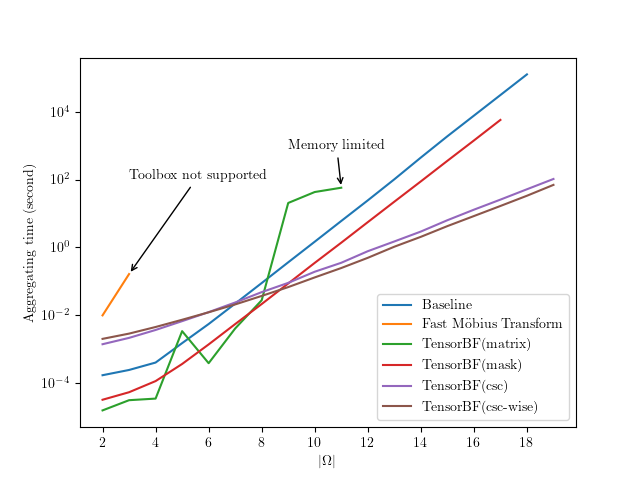

Generate this figure with Python:
#!/usr/bin/python
from sys import argv
import os
import sys
import inspect
from tqdm import tqdm
import pickle
import matplotlib.pyplot as plt
import shutil
from scipy.signal import savgol_filter

currentdir = os.path.dirname(os.path.abspath(inspect.getfile(inspect.currentframe())))
parentdir = os.path.dirname(currentdir)
sys.path.insert(0, parentdir) 
parentdir2 = os.path.dirname(parentdir)
sys.path.insert(0, parentdir2) 

dirname = os.path.dirname(__file__)
basename =os.path.basename(__file__)


from pyds.pyds import MassFunction
#from tensords.tensords import TensorMassFunction
#from tensords.tensords_mask import TensorMassFunctionMask


from itertools import product
from TestTool import *

params = { "text.usetex" : True,"font.family" : "serif", "font.serif" : ["Computer Modern Serif"]}
plt.rcParams.update(params)
data = {}

fig, ax = plt.subplots()
ax: plt.Axes = ax

file = open(dirname+'/' +'data_20240529_tensords_baseline.pickle', 'rb')
data1 = pickle.load(file)
x_baseline = [i['n'] for i in data1][0:]
y_baseline = [i['time'] for i in data1][0:]
file.close()


file = open(dirname+'/' +'data_20240529_tensords_matrix.pickle', 'rb')
data1 = pickle.load(file)
x_matrix = [i['n'] for i in data1][0:]
y_matrix = [i['time'] for i in data1][0:]
#y_matrix = savgol_filter(y_matrix,2,1)
file.close()

file = open(dirname+'/' +'data_20240529_tensords_mask.pickle', 'rb')
data1 = pickle.load(file)
x_mask = [i['n'] for i in data1][0:]
y_mask = [i['time'] for i in data1][0:]
file.close()

file = open(dirname+'/' +'data_20240529_tensords_mask_csc.pickle', 'rb')
data1 = pickle.load(file)
x_mask_csc = [i['n'] for i in data1][0:]
y_mask_csc = [i['time'] for i in data1][0:]
file.close()

file = open(dirname+'/' +'data_20240529_tensords_csc_wise.pickle', 'rb')
data1 = pickle.load(file)
x_csc_wise = [i['n'] for i in data1][0:]
y_csc_wise = [i['time'] for i in data1][0:]
file.close()

x_mobious = [2,3]
y_mobious = [0.0099,0.1636]

asd=123
y_baseline[0] = y_baseline[1]*0.7
y_matrix[0] = y_matrix[1]*0.5
y_mask[0] = y_mask[1]*0.6
y_mask_csc[0] = y_mask_csc[1]*0.65
y_csc_wise[0] = y_csc_wise[1]*0.7

ax.plot(x_baseline,y_baseline,label='Baseline')
ax.plot(x_mobious,y_mobious,label='Fast Möbius Transform')
ax.plot(x_matrix,y_matrix,label='TensorBF(matrix)')
ax.plot(x_mask,y_mask,label='TensorBF(mask)')
ax.plot(x_mask_csc,y_mask_csc,label='TensorBF(csc)')
ax.plot(x_csc_wise,y_csc_wise,label='TensorBF(csc-wise)')


ax.annotate(
    'Toolbox not supported',   # the text
    xy=(x_mobious[-1], y_mobious[-1]),        # the point to label
    xytext=(x_mobious[-1], y_mobious[-1]+100),  # position for the text
    arrowprops=dict(arrowstyle="->")      # arrow style
)

ax.annotate(
    'Memory limited',   # the text
    xy=(x_matrix[-1], y_matrix[-1]),        # the point to label
    xytext=(x_matrix[-1]-2, y_matrix[-1]+700),  # position for the text
    arrowprops=dict(arrowstyle="->")      # arrow style
)

ax.set_yscale('log')
ax.set_xlabel("$|\Omega|$")
ax.set_ylabel("Aggregating time (second)")
ax.legend()
from matplotlib.ticker import MaxNLocator
ax.xaxis.set_major_locator(MaxNLocator(integer=True))


fileName = dirname + '/' + basename.replace('.py','.png')
plt.savefig(fileName)

fileName = dirname + '/' + basename.replace('.py','.pdf')
plt.savefig(fileName)

fileName2 = "D:/Dropbox/Apps/Overleaf/Toan_202405_Tensor_BeliefFunction/Figures/"+basename.replace('.py','.pdf')
shutil.copyfile(fileName,fileName2 )


mi_matrix = 1000000000; ma_matrix = -1000000000
mi_matrix_x = 1000000000; ma_matrix_x = -1000000000
mi_mask = 1000000000; ma_mask = -1000000000
mi_mask_x = 1000000000; ma_mask_x = -1000000000
mi_mask_csc = 1000000000; ma_mask_csc = -1000000000
mi_mask_csc_x = 1000000000; ma_mask_csc_x = -1000000000
mi_csc_wise = 1000000000; ma_csc_wise = -1000000000
mi_csc_wise_x = 1000000000; ma_csc_wise_x = -1000000000

for i in range(len(x_baseline)):
    
    if i < len(y_matrix):
        ratio = y_baseline[i]/y_matrix[i]
        if ratio<mi_matrix: mi_matrix = ratio; mi_matrix_x = x_baseline[i]
        if ratio>ma_matrix: ma_matrix = ratio; ma_matrix_x = x_baseline[i]
    

    if i < len(y_mask):
        ratio = y_baseline[i]/y_mask[i]
        if ratio<mi_mask: mi_mask = ratio; mi_mask_x = x_baseline[i]
        if ratio>ma_mask: ma_mask = ratio; ma_mask_x = x_baseline[i]
    

    if i < len(y_mask_csc):
        ratio = y_baseline[i]/y_mask_csc[i]
        if ratio<mi_mask_csc: mi_mask_csc = ratio; mi_mask_csc_x = x_baseline[i]
        if ratio>ma_mask_csc: ma_mask_csc = ratio; ma_mask_csc_x = x_baseline[i]
   

    if i < len(y_csc_wise):
        ratio = y_baseline[i]/y_csc_wise[i]
        if ratio<mi_csc_wise: mi_csc_wise = ratio; mi_csc_wise_x = x_baseline[i]
        if ratio>ma_csc_wise: ma_csc_wise = ratio; ma_csc_wise_x = x_baseline[i]

print(f'y_matrix: {mi_matrix_x},{ma_matrix_x}', mi_matrix, ma_matrix)
print(f'y_mask: {mi_mask_x},{ma_mask_x}', mi_mask, ma_mask)
print(f'y_mask_csc: {mi_mask_csc_x},{ma_mask_csc_x}', mi_mask_csc, ma_mask_csc)
print(f'y_csc_wise: {mi_csc_wise_x},{ma_csc_wise_x}', mi_csc_wise, ma_csc_wise)
plt.show()
